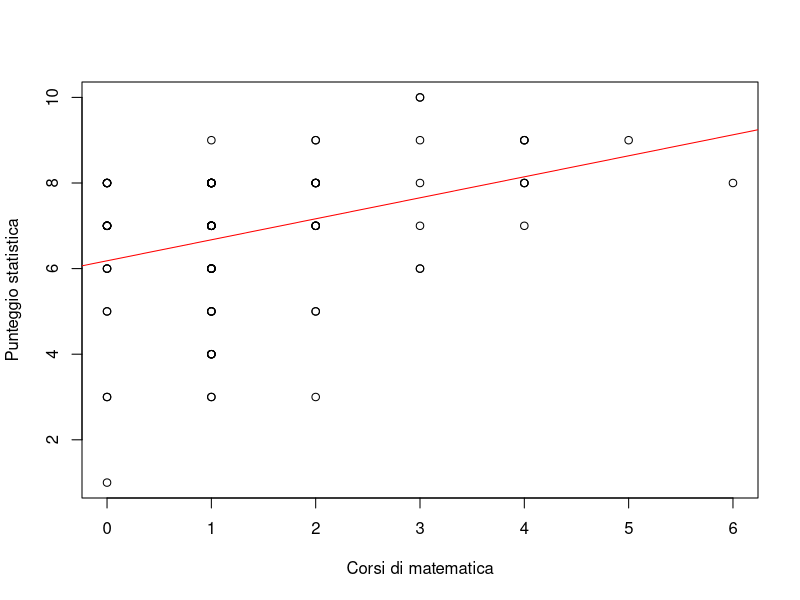

Generate this figure with R:
## ---- chunk 1
#| echo: false #cosi non si vede
rm(list= ls())
## ---- chunk 2
#| echo: false
library(readxl)
dataset <- read_excel("Sara_dataset.xls")
ls(dataset)
summary (dataset)
## ---- chunk 3
#da variabile quantitava a categoriale
dataset$gender <- factor(dataset$gender)
dataset$major <- factor(dataset$major)
## ---- chunk 4
tab_f <- table(dataset$major[dataset$gender == 1])

moda_f <- names(tab_f)[which.max(tab_f)] #which.max() restituisce la posizione del valore più grande, mentre names() restituisce i nomi delle categorie
freq_f <- max(tab_f) 


tab_m <- table(dataset$major[dataset$gender == 2])

moda_m <- names(tab_m)[which.max(tab_m)]
freq_m <- max(tab_m)
## ---- chunk 5
cor.test(dataset$prevmath, dataset$statquiz)
plot(dataset$prevmath, dataset$statquiz,
     xlab = "Corsi di matematica",
     ylab = "Punteggio statistica")

abline(lm(statquiz ~ prevmath, data = dataset), col = "red") #per retta di regressione (linea di tendenza) sul grafico
